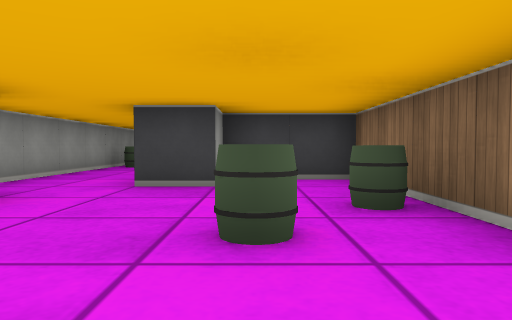
View 1 (above)

12 first-person views from a walk through a cub3D maze. The camera is about half as high as the walls, tilts 2° down and sees 70° across. The floor is counted in squares. Each view is taken from the middle of a square. On the plan, view 1 faces up. The plan holds only what a view shows up to about 9 squares ahead; the rest is blank.

View 2
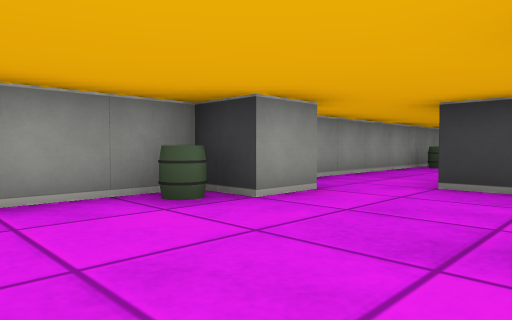

View 3
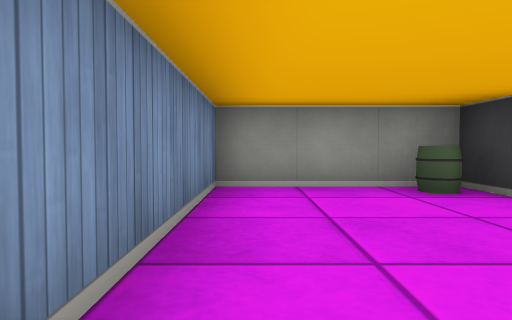

View 4
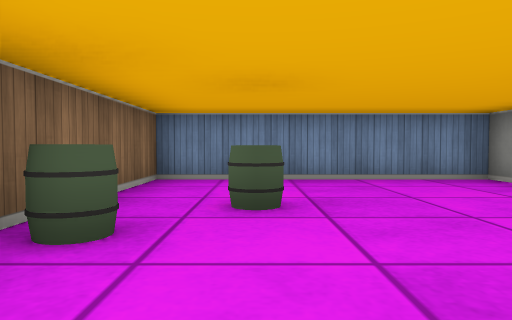

View 5
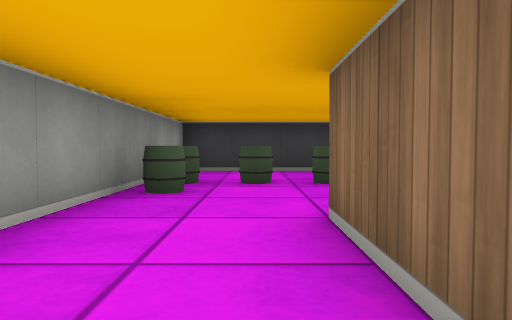

View 6
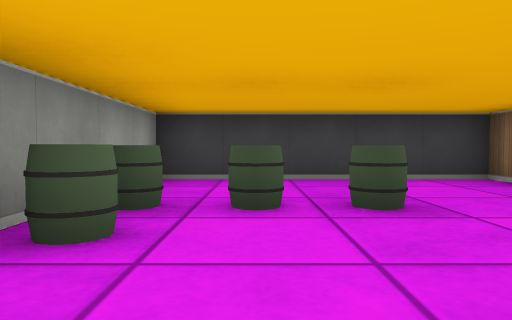

View 7
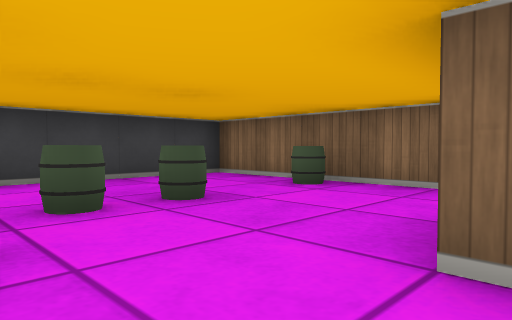

View 8
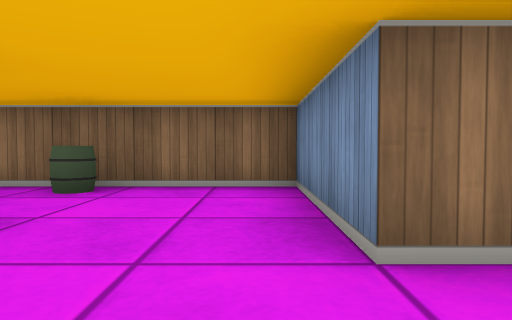

View 9
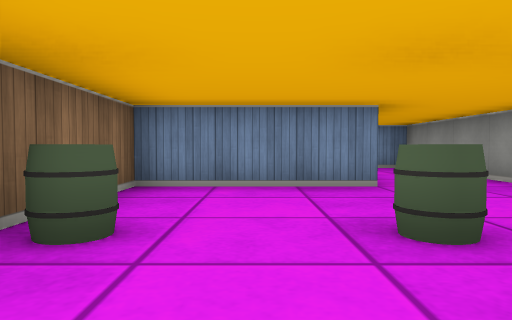

View 10
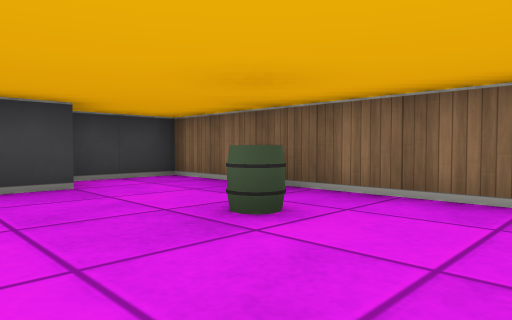

View 11
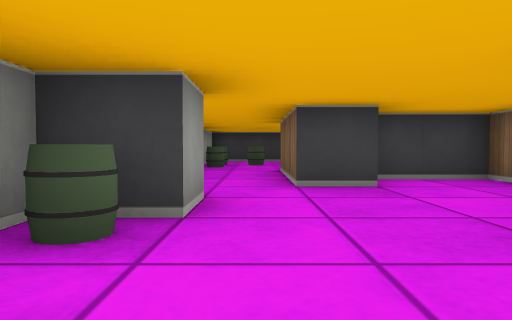

View 12
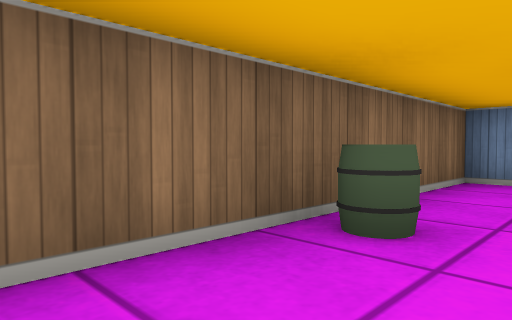

### Floor plan
Ten units are one square. View 1 is at (0, 0); x grows to the right and y downward. Boxes are objects, and circles mark ways between rooms. Rooms are numbered by the first view taken in them; rooms with no view inside come last. Other rooms are left out.
<svg viewBox="-40 -130 60 140">
<path fill="none" stroke="#000" d="M-25 -35 -25 -25 -35 -25 -35 5 15 5 15 -55 -5 -55 -5 -45 -15 -45M-15 -45 -15 -75 15 -75 15 -125 -35 -125 -35 -35 -28 -35"/>
<rect x="-35" y="-25" width="10" height="10" fill="#bbb"><title>barrel</title></rect>
<rect x="-5" y="-25" width="10" height="10" fill="#bbb"><title>barrel</title></rect>
<rect x="5" y="-35" width="10" height="10" fill="#bbb"><title>barrel</title></rect>
<rect x="-35" y="-95" width="10" height="10" fill="#bbb"><title>barrel</title></rect>
<rect x="-35" y="-105" width="10" height="10" fill="#bbb"><title>barrel</title></rect>
<rect x="-25" y="-105" width="10" height="10" fill="#bbb"><title>barrel</title></rect>
<rect x="-15" y="-105" width="10" height="10" fill="#bbb"><title>barrel</title></rect>
<rect x="5" y="-105" width="10" height="10" fill="#bbb"><title>barrel</title></rect>
<circle cx="-15" cy="-35" r="3" fill="#2a7"/>
<text x="-10" y="-20">1</text>
<text x="-10" y="-90">2</text>
</svg>
Room 1 opens to room 2.

Where each view was taken, in squares from view 1:
view 1: 0 up, 0 right, facing up
view 2: 0 up, 0 right, facing up-left
view 3: 0 up, 1 right, facing left
view 4: 5 up, 0 right, facing down
view 5: 5 up, 2 left, facing up
view 6: 7 up, 2 left, facing up
view 7: 7 up, 3 left, facing up-right
view 8: 8 up, 3 left, facing right
view 9: 12 up, 0 right, facing down
view 10: 0 up, 2 left, facing up-right
view 11: 0 up, 2 left, facing up
view 12: 5 up, 0 right, facing down-right
